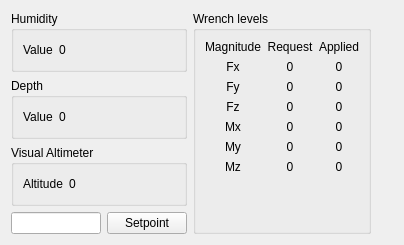
<?xml version="1.0" encoding="UTF-8"?>
<ui version="4.0">
 <class>FuguGUI</class>
 <widget class="QWidget" name="FuguGUI">
  <property name="geometry">
   <rect>
    <x>0</x>
    <y>0</y>
    <width>404</width>
    <height>241</height>
   </rect>
  </property>
  <property name="windowTitle">
   <string>fugu-c GUI</string>
  </property>
  <layout class="QHBoxLayout" name="horizontalLayout_2">
   <item>
    <layout class="QVBoxLayout" name="verticalLayout">
     <item>
      <widget class="QGroupBox" name="humidity_gb">
       <property name="title">
        <string>Humidity</string>
       </property>
       <layout class="QHBoxLayout" name="horizontalLayout_3">
        <item>
         <widget class="QLabel" name="label_2">
          <property name="text">
           <string>Value</string>
          </property>
         </widget>
        </item>
        <item>
         <widget class="QLabel" name="humidity_lbl">
          <property name="text">
           <string>0</string>
          </property>
         </widget>
        </item>
        <item>
         <spacer name="horizontalSpacer_3">
          <property name="orientation">
           <enum>Qt::Horizontal</enum>
          </property>
          <property name="sizeHint" stdset="0">
           <size>
            <width>40</width>
            <height>20</height>
           </size>
          </property>
         </spacer>
        </item>
       </layout>
      </widget>
     </item>
     <item>
      <widget class="QGroupBox" name="groupBox">
       <property name="title">
        <string>Depth</string>
       </property>
       <layout class="QGridLayout" name="gridLayout_3">
        <item row="0" column="1">
         <widget class="QLabel" name="depth_lbl">
          <property name="text">
           <string>0</string>
          </property>
         </widget>
        </item>
        <item row="0" column="0">
         <widget class="QLabel" name="label">
          <property name="text">
           <string>Value</string>
          </property>
         </widget>
        </item>
        <item row="0" column="2">
         <spacer name="horizontalSpacer_4">
          <property name="orientation">
           <enum>Qt::Horizontal</enum>
          </property>
          <property name="sizeHint" stdset="0">
           <size>
            <width>40</width>
            <height>20</height>
           </size>
          </property>
         </spacer>
        </item>
       </layout>
      </widget>
     </item>
     <item>
      <widget class="QGroupBox" name="visual_altimeter_gb">
       <property name="title">
        <string>Visual Altimeter</string>
       </property>
       <layout class="QGridLayout" name="gridLayout_2">
        <item row="0" column="0">
         <widget class="QLabel" name="label_5">
          <property name="text">
           <string>Altitude</string>
          </property>
          <property name="alignment">
           <set>Qt::AlignCenter</set>
          </property>
         </widget>
        </item>
        <item row="0" column="1">
         <widget class="QLabel" name="altitude_lbl">
          <property name="text">
           <string>0</string>
          </property>
          <property name="alignment">
           <set>Qt::AlignCenter</set>
          </property>
         </widget>
        </item>
        <item row="0" column="2">
         <spacer name="horizontalSpacer_2">
          <property name="orientation">
           <enum>Qt::Horizontal</enum>
          </property>
          <property name="sizeHint" stdset="0">
           <size>
            <width>40</width>
            <height>20</height>
           </size>
          </property>
         </spacer>
        </item>
       </layout>
      </widget>
     </item>
     <item>
      <layout class="QHBoxLayout" name="horizontalLayout">
       <item>
        <widget class="QLineEdit" name="altitude_setpoint_led"/>
       </item>
       <item>
        <widget class="QPushButton" name="altitude_setpoint_btn">
         <property name="text">
          <string>Setpoint</string>
         </property>
        </widget>
       </item>
      </layout>
     </item>
     <item>
      <spacer name="verticalSpacer">
       <property name="orientation">
        <enum>Qt::Vertical</enum>
       </property>
       <property name="sizeHint" stdset="0">
        <size>
         <width>20</width>
         <height>40</height>
        </size>
       </property>
      </spacer>
     </item>
    </layout>
   </item>
   <item>
    <widget class="QGroupBox" name="wrench_levels_gb">
     <property name="title">
      <string>Wrench levels</string>
     </property>
     <layout class="QGridLayout" name="gridLayout">
      <item row="3" column="2">
       <widget class="QLabel" name="applied_fz_lbl">
        <property name="text">
         <string>0</string>
        </property>
        <property name="alignment">
         <set>Qt::AlignCenter</set>
        </property>
       </widget>
      </item>
      <item row="5" column="1">
       <widget class="QLabel" name="request_my_lbl">
        <property name="text">
         <string>0</string>
        </property>
        <property name="alignment">
         <set>Qt::AlignCenter</set>
        </property>
       </widget>
      </item>
      <item row="2" column="1">
       <widget class="QLabel" name="request_fy_lbl">
        <property name="text">
         <string>0</string>
        </property>
        <property name="alignment">
         <set>Qt::AlignCenter</set>
        </property>
       </widget>
      </item>
      <item row="4" column="0">
       <widget class="QLabel" name="label_8">
        <property name="text">
         <string>Mx</string>
        </property>
        <property name="alignment">
         <set>Qt::AlignCenter</set>
        </property>
       </widget>
      </item>
      <item row="3" column="1">
       <widget class="QLabel" name="request_fz_lbl">
        <property name="text">
         <string>0</string>
        </property>
        <property name="alignment">
         <set>Qt::AlignCenter</set>
        </property>
       </widget>
      </item>
      <item row="6" column="1">
       <widget class="QLabel" name="request_mz_lbl">
        <property name="text">
         <string>0</string>
        </property>
        <property name="alignment">
         <set>Qt::AlignCenter</set>
        </property>
       </widget>
      </item>
      <item row="0" column="0">
       <widget class="QLabel" name="label_18">
        <property name="text">
         <string>Magnitude</string>
        </property>
        <property name="alignment">
         <set>Qt::AlignCenter</set>
        </property>
       </widget>
      </item>
      <item row="6" column="2">
       <widget class="QLabel" name="applied_mz_lbl">
        <property name="text">
         <string>0</string>
        </property>
        <property name="alignment">
         <set>Qt::AlignCenter</set>
        </property>
       </widget>
      </item>
      <item row="1" column="2">
       <widget class="QLabel" name="applied_fx_lbl">
        <property name="text">
         <string>0</string>
        </property>
        <property name="alignment">
         <set>Qt::AlignCenter</set>
        </property>
       </widget>
      </item>
      <item row="1" column="1">
       <widget class="QLabel" name="request_fx_lbl">
        <property name="text">
         <string>0</string>
        </property>
        <property name="alignment">
         <set>Qt::AlignCenter</set>
        </property>
       </widget>
      </item>
      <item row="6" column="0">
       <widget class="QLabel" name="label_25">
        <property name="text">
         <string>Mz</string>
        </property>
        <property name="alignment">
         <set>Qt::AlignCenter</set>
        </property>
       </widget>
      </item>
      <item row="3" column="0">
       <widget class="QLabel" name="label_26">
        <property name="text">
         <string>Fz</string>
        </property>
        <property name="alignment">
         <set>Qt::AlignCenter</set>
        </property>
       </widget>
      </item>
      <item row="2" column="0">
       <widget class="QLabel" name="label_7">
        <property name="text">
         <string>Fy</string>
        </property>
        <property name="alignment">
         <set>Qt::AlignCenter</set>
        </property>
       </widget>
      </item>
      <item row="4" column="1">
       <widget class="QLabel" name="request_mx_lbl">
        <property name="text">
         <string>0</string>
        </property>
        <property name="alignment">
         <set>Qt::AlignCenter</set>
        </property>
       </widget>
      </item>
      <item row="0" column="1">
       <widget class="QLabel" name="label_11">
        <property name="text">
         <string>Request</string>
        </property>
        <property name="alignment">
         <set>Qt::AlignCenter</set>
        </property>
       </widget>
      </item>
      <item row="5" column="0">
       <widget class="QLabel" name="label_16">
        <property name="text">
         <string>My</string>
        </property>
        <property name="alignment">
         <set>Qt::AlignCenter</set>
        </property>
       </widget>
      </item>
      <item row="0" column="2">
       <widget class="QLabel" name="label_10">
        <property name="text">
         <string>Applied</string>
        </property>
        <property name="alignment">
         <set>Qt::AlignCenter</set>
        </property>
       </widget>
      </item>
      <item row="5" column="2">
       <widget class="QLabel" name="applied_my_lbl">
        <property name="text">
         <string>0</string>
        </property>
        <property name="alignment">
         <set>Qt::AlignCenter</set>
        </property>
       </widget>
      </item>
      <item row="2" column="2">
       <widget class="QLabel" name="applied_fy_lbl">
        <property name="text">
         <string>0</string>
        </property>
        <property name="alignment">
         <set>Qt::AlignCenter</set>
        </property>
       </widget>
      </item>
      <item row="1" column="0">
       <widget class="QLabel" name="label_15">
        <property name="text">
         <string>Fx</string>
        </property>
        <property name="alignment">
         <set>Qt::AlignCenter</set>
        </property>
       </widget>
      </item>
      <item row="4" column="2">
       <widget class="QLabel" name="applied_mx_lbl">
        <property name="text">
         <string>0</string>
        </property>
        <property name="alignment">
         <set>Qt::AlignCenter</set>
        </property>
       </widget>
      </item>
      <item row="7" column="1">
       <spacer name="verticalSpacer_2">
        <property name="orientation">
         <enum>Qt::Vertical</enum>
        </property>
        <property name="sizeHint" stdset="0">
         <size>
          <width>20</width>
          <height>40</height>
         </size>
        </property>
       </spacer>
      </item>
     </layout>
    </widget>
   </item>
   <item>
    <spacer name="horizontalSpacer">
     <property name="orientation">
      <enum>Qt::Horizontal</enum>
     </property>
     <property name="sizeHint" stdset="0">
      <size>
       <width>40</width>
       <height>20</height>
      </size>
     </property>
    </spacer>
   </item>
  </layout>
  <zorder>wrench_levels_gb</zorder>
  <zorder>horizontalSpacer</zorder>
 </widget>
 <resources/>
 <connections/>
</ui>
